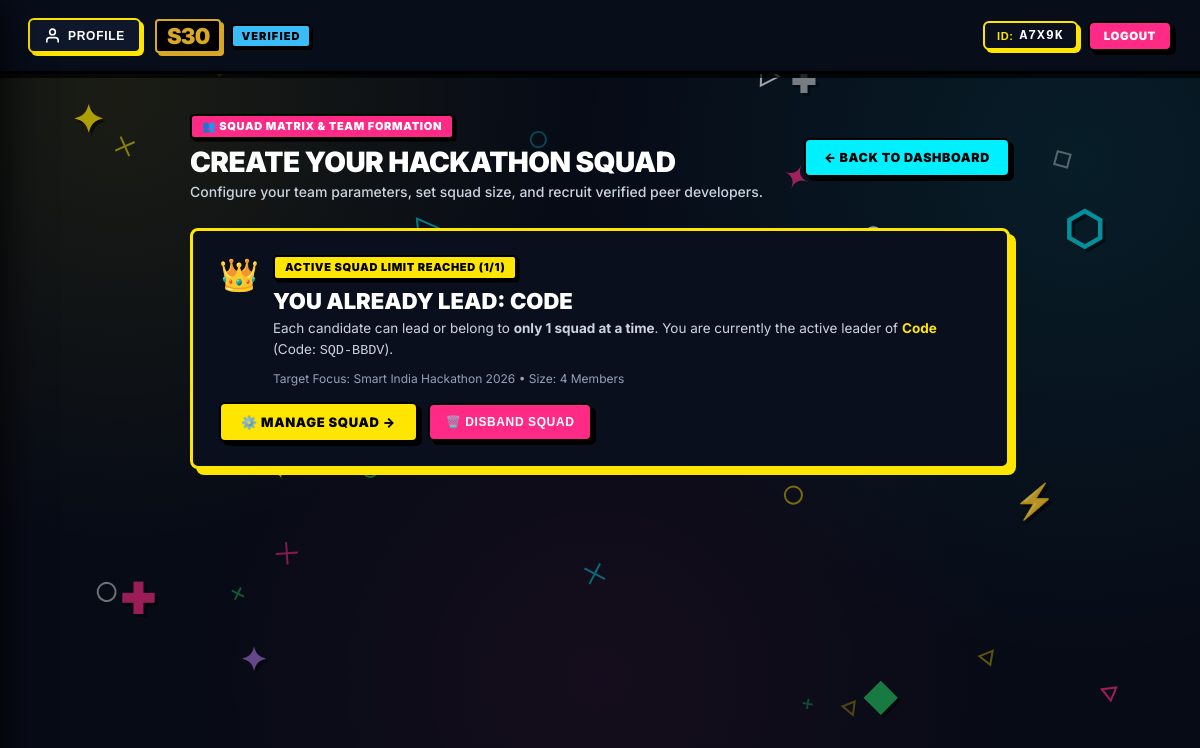
The page /team/create (signed in) on the database its author committed.
### tables this page shows
CREATE TABLE users (
        id INTEGER PRIMARY KEY AUTOINCREMENT,
        user_code TEXT UNIQUE NOT NULL,
        full_name TEXT NOT NULL,
        email TEXT UNIQUE NOT NULL,
        gender TEXT DEFAULT 'Male',
        age INTEGER DEFAULT 20,
        password_hash TEXT NOT NULL,
        school TEXT,
        coursework TEXT,
        step INTEGER DEFAULT 1,
        pdf_status TEXT DEFAULT 'DONE',
        manual_status TEXT DEFAULT 'IN PROGRESS',
        career_intent TEXT DEFAULT 'both',
        is_banned INTEGER DEFAULT 0,
        ban_reason TEXT,
        created_at TIMESTAMP DEFAULT CURRENT_TIMESTAMP
    , email_verified INTEGER DEFAULT 0);

CREATE TABLE teams (
        id INTEGER PRIMARY KEY AUTOINCREMENT,
        team_code TEXT UNIQUE NOT NULL,
        leader_id INTEGER NOT NULL,
        team_name TEXT NOT NULL,
        team_size INTEGER DEFAULT 4,
        theme TEXT DEFAULT 'Hackathons & Startups',
        created_at TIMESTAMP DEFAULT CURRENT_TIMESTAMP,
        FOREIGN KEY (leader_id) REFERENCES users (id) ON DELETE CASCADE
    );

### app.py (the view, shortened to what this page needs)
@app.route("/team/create", methods=["GET", "POST"])
def team_create():
    user = get_current_user()
    if not user:
        return redirect(url_for("login_page"))
    conn = database.get_db_connection()
    error_msg = None
    existing_team = conn.execute("SELECT * FROM teams WHERE leader_id = ? ORDER BY id DESC LIMIT 1", (user["id"],)).fetchone()
    joined_team = conn.execute("""
    SELECT t.*, u.full_name as leader_name, u.user_code as leader_code FROM team_invites ti
    JOIN teams t ON ti.team_id = t.id
    JOIN users u ON t.leader_id = u.id
    WHERE ti.status = 'ACCEPTED' AND (
        (ti.receiver_id = ? AND ti.invite_type = 'INVITATION') OR
        (ti.sender_id = ? AND ti.invite_type = 'JOIN_REQUEST')
    )
    LIMIT 1
    """, (user["id"], user["id"])).fetchone()
    conn.close()
    return render_template(
        "team_create.html",
        user=dict(user),
        existing_team=dict(existing_team) if existing_team else None,
        joined_team=dict(joined_team) if joined_team else None,
        error=error_msg
    )

### app.py (called while the page is built)
def get_current_user(create_default=False):
    user_id = session.get("user_id")
    if not user_id:
        return None
    conn = database.get_db_connection()
    user = conn.execute("SELECT * FROM users WHERE id = ?", (user_id,)).fetchone()
    conn.close()
    return dict(user) if user else None

@app.context_processor
def inject_user():
    return dict(current_user=get_current_user(create_default=False))

### database.py (called while the page is built)
def get_db_connection():
    conn = sqlite3.connect(DB_PATH, timeout=30.0, check_same_thread=False)
    conn.row_factory = sqlite3.Row
    try:
        conn.execute("PRAGMA journal_mode=WAL")
        conn.execute("PRAGMA busy_timeout=30000")
    except Exception:
        pass
    return conn

### templates/team_create.html (shortened to what this page needs)
{% extends "base.html" %}
{% block content_wrapper %}
<main style="max-width: 860px; width: 100%; margin: 40px auto 80px auto; padding: 0 20px; position: relative; z-index: 2;">
  <div style="display: flex; justify-content: space-between; align-items: center; margin-bottom: 28px; flex-wrap: wrap; gap: 14px;">
    <div>
      <div style="margin-bottom: 6px;">
        <span class="neo-badge neo-badge-pink">👥 SQUAD MATRIX &amp; TEAM FORMATION</span>
      </div>
      <h1 style="font-size: 28px; font-weight: 900; color: #ffffff; text-transform: uppercase; letter-spacing: -0.02em; margin: 0;">
        Create Your Hackathon Squad
      </h1>
      <p style="font-size: 14px; color: #cbd5e1; margin-top: 4px; font-weight: 500;">
        Configure your team parameters, set squad size, and recruit verified peer developers.
      </p>
    </div>
    <div>
      <a href="{{ url_for('candidate_home') }}" class="neo-btn neo-btn-cyan" style="padding: 10px 18px !important; font-size: 12.5px !important;">
        <span>&larr; BACK TO DASHBOARD</span>
      </a>
    </div>
  </div>
  {% if existing_team %}
  <div style="background: #090f1d; border: 3px solid #FFE600; box-shadow: 6px 6px 0px #FFE600; border-radius: 8px; padding: 24px 26px; margin-bottom: 28px;">
    <div style="display: flex; align-items: flex-start; justify-content: space-between; flex-wrap: wrap; gap: 16px;">
      <div style="display: flex; align-items: flex-start; gap: 14px;">
        <div style="font-size: 32px;">👑</div>
        <div>
          <span class="neo-badge neo-badge-yellow" style="margin-bottom: 4px;">ACTIVE SQUAD LIMIT REACHED (1/1)</span>
          <h2 style="font-size: 22px; font-weight: 900; color: #ffffff; text-transform: uppercase; margin: 4px 0;">
            You Already Lead: {{ existing_team.team_name }}
          </h2>
          <p style="font-size: 13.5px; color: #cbd5e1; margin: 4px 0 10px 0; line-height: 1.5;">
            Each candidate can lead or belong to <strong>only 1 squad at a time</strong>. You are currently the active leader of <strong style="color: #FFE600;">{{ existing_team.team_name }}</strong> (Code: <code>{{ existing_team.team_code }}</code>).
          </p>
          <div style="font-size: 12px; color: #94a3b8;">
            Target Focus: {{ existing_team.theme }} • Size: {{ existing_team.team_size }} Members
          </div>
        </div>
      </div>
      <div style="display: flex; gap: 10px; flex-wrap: wrap; align-items: center;">
        <a href="{{ url_for('team_manage', team_id=existing_team.id) }}" class="neo-btn neo-btn-yellow" style="font-size: 13px !important; padding: 10px 20px !important;">
          ⚙️ MANAGE SQUAD →
        </a>
        <button type="button" onclick="disbandSquad({{ existing_team.id }}, '{{ existing_team.team_name }}')" class="neo-btn neo-btn-pink" style="font-size: 12px !important; padding: 10px 16px !important;">
          🗑️ DISBAND SQUAD
        </button>
      </div>
    </div>
  </div>
  {% endif %}
</main>
{% endblock %}

### templates/base.html (shortened to what this page needs)
<!DOCTYPE html>
<html lang="en">
<head>
  <link rel="stylesheet" href="{{ url_for('static', filename='css/style.css') }}?v=3.0">
</head>
<body>
  <header class="s30-navbar">
    <div class="s30-nav-container">
      {% set logged_user = user if user else current_user %}
      {% set is_dashboard_page = request.endpoint in ['candidate_home', 'signup_analysis', 'edit_profile', 'team_create', 'team_manage', 'mailbox', 'find_teams'] %}
      <div style="display: flex; align-items: center; gap: 14px;">
        {% if is_dashboard_page and logged_user and logged_user.user_code %}
        <button id="s30-profile-menu-btn" class="s30-profile-trigger-btn" aria-label="Open Profile and Navigation Menu" title="Open Profile & Navigation Menu" style="position: relative;">
          <span class="s30-profile-trigger-icon">
            <svg viewBox="0 0 24 24" fill="none" stroke="currentColor" stroke-width="2.3" stroke-linecap="round" stroke-linejoin="round" style="width: 17px; height: 17px;">
              <path d="M20 21v-2a4 4 0 0 0-4-4H8a4 4 0 0 0-4 4v2"></path>
              <circle cx="12" cy="7" r="4"></circle>
            </svg>
          </span>
          <span class="s30-profile-trigger-text">PROFILE</span>
        </button>
        {% endif %}
        <a href="{{ url_for('landing_page') }}" class="s30-brand">
          <span class="s30-logo-badge">S30</span>
          <span class="s30-brand-sub">VERIFIED</span>
        </a>
      </div>
      <div class="s30-nav-actions" style="display: flex; align-items: center; gap: 12px;">
        {% if logged_user and logged_user.user_code %}
          <div style="display: flex; align-items: center; gap: 10px;">
            <button id="s30-id-badge-btn" class="s30-profile-trigger-btn" style="position: relative; padding: 5px 12px !important; gap: 6px !important; background: #090f1d !important; cursor: pointer !important;" title="Click to view candidate passport menu">
              <span style="font-size: 11px; font-weight: 900; color: #FFE600; text-transform: uppercase; letter-spacing: 0.05em;">ID:</span>
              <span style="font-family: monospace; font-size: 13px; font-weight: 900; color: #ffffff; letter-spacing: 0.08em;">{{ logged_user.user_code }}</span>
            </button>
            <a href="{{ url_for('user_logout') }}" class="neo-btn neo-btn-pink" style="padding: 6px 14px !important; font-size: 11.5px !important;">
              LOGOUT
            </a>
          </div>
        {% endif %}
      </div>
    </div>
  </header>
  {% block content_wrapper %}{% endblock %}
  <div class="neo-bg-container" style="position: fixed; inset: 0; pointer-events: none; z-index: 0; overflow: hidden;">
    <div class="neo-float-shape shape-1">✦</div>
    <div class="neo-float-shape shape-2">⬡</div>
    <div class="neo-float-shape shape-3">✚</div>
    <div class="neo-float-shape shape-4">⚡</div>
    <div class="neo-float-shape shape-5">◆</div>
    <div class="neo-float-shape shape-6">✦</div>
    <div class="neo-float-shape shape-7">✚</div>
  </div>
</body>
</html>

### templates/base.html (style rules this page uses)
.neo-btn { display: inline-flex !important; align-items: center !important; justify-content: center !important; gap: 8px !important; font-size: 13px !important; font-weight: 900 !important; text-transform: uppercase !important; letter-spacing: 0.05em !important; padding: 10px 20px !important; border-radius: 6px !important; border: 2.5px solid #000000 !important; box-shadow: 4px 4px 0px #000000 !important; cursor: pointer !important; text-decoration: none !important; transition: all 0.15s ease !important; white-space: nowrap !important; }
.neo-btn-yellow { background: #FFE600 !important; color: #000000 !important; border-color: #000000 !important; }
.neo-btn-cyan { background: #00f0ff !important; color: #000000 !important; border-color: #000000 !important; }
.neo-btn-pink { background: #ff2a85 !important; color: #ffffff !important; border-color: #000000 !important; }
.neo-badge { display: inline-flex !important; align-items: center !important; gap: 5px !important; font-size: 11px !important; font-weight: 900 !important; text-transform: uppercase !important; letter-spacing: 0.06em !important; padding: 4px 10px !important; border-radius: 4px !important; border: 2px solid #000000 !important; box-shadow: 2.5px 2.5px 0px #000000 !important; line-height: 1.2 !important; }
.neo-badge-yellow { background: #FFE600 !important; color: #000000 !important; }
.neo-badge-pink { background: #ff2a85 !important; color: #ffffff !important; }
.s30-profile-trigger-btn { display: inline-flex !important; align-items: center !important; gap: 7px !important; padding: 7px 14px !important; background: #0f172a !important; border: 2px solid #FFE600 !important; border-radius: 6px !important; color: #ffffff !important; font-size: 12px !important; font-weight: 900 !important; text-transform: uppercase !important; letter-spacing: 0.06em !important; cursor: pointer !important; box-shadow: 3px 3px 0px #FFE600 !important; transition: all 0.15s ease !important; user-select: none !important; text-decoration: none !important; }
.s30-profile-trigger-icon { display: flex; align-items: center; justify-content: center; }
main, .s30-auth-wrapper, .neo-hero-wrapper, .s30-admin-shell { position: relative !important; z-index: 2 !important; }
.neo-float-shape { position: absolute; font-weight: 900; user-select: none; pointer-events: none; filter: drop-shadow(3px 3px 0px rgba(0,0,0,0.8)); }
.shape-1 { top: 12%; left: 6%; font-size: 38px; color: #FFE600; animation: floatRotate1 14s infinite ease-in-out; opacity: 0.65; }
.shape-2 { top: 25%; right: 8%; font-size: 46px; color: #00f0ff; animation: floatRotate2 18s infinite ease-in-out; opacity: 0.55; }
.shape-3 { bottom: 22%; left: 10%; font-size: 42px; color: #ff2a85; animation: floatRotate3 16s infinite ease-in-out; opacity: 0.6; }
.shape-4 { top: 60%; right: 12%; font-size: 34px; color: #FFE600; animation: floatRotate1 12s infinite ease-in-out; opacity: 0.7; }
.shape-5 { bottom: 10%; right: 25%; font-size: 36px; color: #22c55e; animation: floatRotate2 15s infinite ease-in-out; opacity: 0.6; }
.shape-6 { top: 80%; left: 20%; font-size: 32px; color: #c084fc; animation: floatRotate3 20s infinite ease-in-out; opacity: 0.5; }
.shape-7 { top: 8%; right: 32%; font-size: 30px; color: #ffffff; animation: floatRotate1 17s infinite ease-in-out; opacity: 0.45; }

### rows shown on the page
users: user_code "A7X9K"
teams: team_name "CODE", team_name "Code", team_code "SQD-BBDV", theme "Smart India Hackathon 2026", team_size "4"
